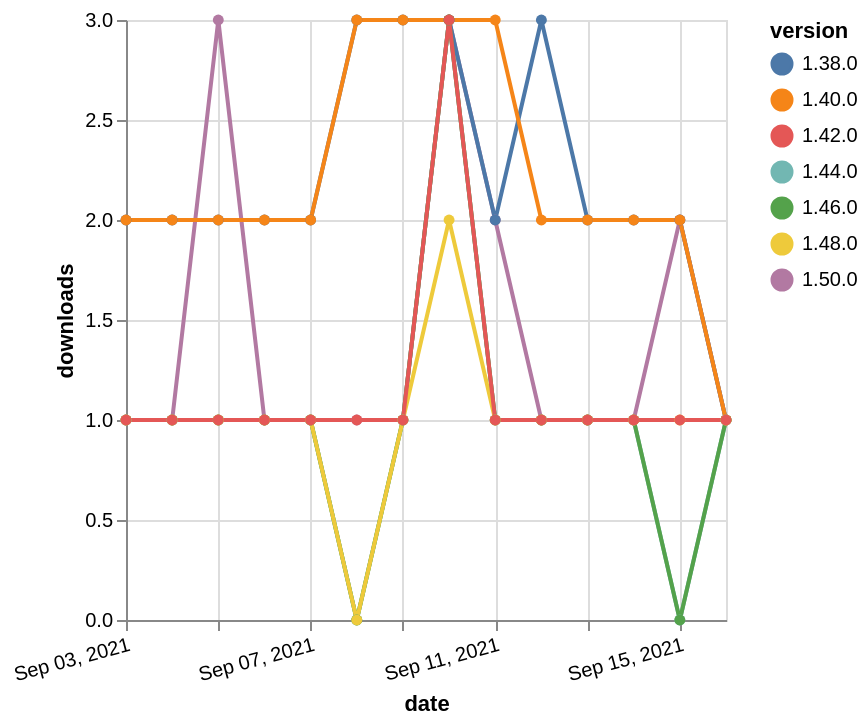

Vega-Lite specification for this chart:
### Vega-Lite specification from a JSON file in a GitHub repository (floating-point values rounded to 4 significant figures)
{"$schema": "https://vega.github.io/schema/vega-lite/v5.json", "description": "A simple bar chart with embedded data.", "data": {"values": [{"date": "2021-09-03", "total": 184, "delta": 1, "version": "1.50.0"}, {"date": "2021-09-04", "total": 185, "delta": 1, "version": "1.50.0"}, {"date": "2021-09-05", "total": 188, "delta": 3, "version": "1.50.0"}, {"date": "2021-09-06", "total": 189, "delta": 1, "version": "1.50.0"}, {"date": "2021-09-07", "total": 190, "delta": 1, "version": "1.50.0"}, {"date": "2021-09-08", "total": 191, "delta": 1, "version": "1.50.0"}, {"date": "2021-09-09", "total": 192, "delta": 1, "version": "1.50.0"}, {"date": "2021-09-10", "total": 195, "delta": 3, "version": "1.50.0"}, {"date": "2021-09-11", "total": 197, "delta": 2, "version": "1.50.0"}, {"date": "2021-09-12", "total": 198, "delta": 1, "version": "1.50.0"}, {"date": "2021-09-13", "total": 199, "delta": 1, "version": "1.50.0"}, {"date": "2021-09-14", "total": 200, "delta": 1, "version": "1.50.0"}, {"date": "2021-09-15", "total": 202, "delta": 2, "version": "1.50.0"}, {"date": "2021-09-16", "total": 203, "delta": 1, "version": "1.50.0"}, {"date": "2021-09-03", "total": 211, "delta": 1, "version": "1.44.0"}, {"date": "2021-09-04", "total": 212, "delta": 1, "version": "1.44.0"}, {"date": "2021-09-05", "total": 213, "delta": 1, "version": "1.44.0"}, {"date": "2021-09-06", "total": 214, "delta": 1, "version": "1.44.0"}, {"date": "2021-09-07", "total": 215, "delta": 1, "version": "1.44.0"}, {"date": "2021-09-08", "total": 215, "delta": 0, "version": "1.44.0"}, {"date": "2021-09-09", "total": 216, "delta": 1, "version": "1.44.0"}, {"date": "2021-09-10", "total": 219, "delta": 3, "version": "1.44.0"}, {"date": "2021-09-11", "total": 220, "delta": 1, "version": "1.44.0"}, {"date": "2021-09-12", "total": 221, "delta": 1, "version": "1.44.0"}, {"date": "2021-09-13", "total": 222, "delta": 1, "version": "1.44.0"}, {"date": "2021-09-14", "total": 223, "delta": 1, "version": "1.44.0"}, {"date": "2021-09-15", "total": 223, "delta": 0, "version": "1.44.0"}, {"date": "2021-09-16", "total": 224, "delta": 1, "version": "1.44.0"}, {"date": "2021-09-03", "total": 2339, "delta": 2, "version": "1.38.0"}, {"date": "2021-09-04", "total": 2341, "delta": 2, "version": "1.38.0"}, {"date": "2021-09-05", "total": 2343, "delta": 2, "version": "1.38.0"}, {"date": "2021-09-06", "total": 2345, "delta": 2, "version": "1.38.0"}, {"date": "2021-09-07", "total": 2347, "delta": 2, "version": "1.38.0"}, {"date": "2021-09-08", "total": 2350, "delta": 3, "version": "1.38.0"}, {"date": "2021-09-09", "total": 2353, "delta": 3, "version": "1.38.0"}, {"date": "2021-09-10", "total": 2356, "delta": 3, "version": "1.38.0"}, {"date": "2021-09-11", "total": 2358, "delta": 2, "version": "1.38.0"}, {"date": "2021-09-12", "total": 2361, "delta": 3, "version": "1.38.0"}, {"date": "2021-09-13", "total": 2363, "delta": 2, "version": "1.38.0"}, {"date": "2021-09-14", "total": 2365, "delta": 2, "version": "1.38.0"}, {"date": "2021-09-15", "total": 2367, "delta": 2, "version": "1.38.0"}, {"date": "2021-09-16", "total": 2368, "delta": 1, "version": "1.38.0"}, {"date": "2021-09-03", "total": 2306, "delta": 2, "version": "1.40.0"}, {"date": "2021-09-04", "total": 2308, "delta": 2, "version": "1.40.0"}, {"date": "2021-09-05", "total": 2310, "delta": 2, "version": "1.40.0"}, {"date": "2021-09-06", "total": 2312, "delta": 2, "version": "1.40.0"}, {"date": "2021-09-07", "total": 2314, "delta": 2, "version": "1.40.0"}, {"date": "2021-09-08", "total": 2317, "delta": 3, "version": "1.40.0"}, {"date": "2021-09-09", "total": 2320, "delta": 3, "version": "1.40.0"}, {"date": "2021-09-10", "total": 2323, "delta": 3, "version": "1.40.0"}, {"date": "2021-09-11", "total": 2326, "delta": 3, "version": "1.40.0"}, {"date": "2021-09-12", "total": 2328, "delta": 2, "version": "1.40.0"}, {"date": "2021-09-13", "total": 2330, "delta": 2, "version": "1.40.0"}, {"date": "2021-09-14", "total": 2332, "delta": 2, "version": "1.40.0"}, {"date": "2021-09-15", "total": 2334, "delta": 2, "version": "1.40.0"}, {"date": "2021-09-16", "total": 2335, "delta": 1, "version": "1.40.0"}, {"date": "2021-09-03", "total": 189, "delta": 1, "version": "1.46.0"}, {"date": "2021-09-04", "total": 190, "delta": 1, "version": "1.46.0"}, {"date": "2021-09-05", "total": 191, "delta": 1, "version": "1.46.0"}, {"date": "2021-09-06", "total": 192, "delta": 1, "version": "1.46.0"}, {"date": "2021-09-07", "total": 193, "delta": 1, "version": "1.46.0"}, {"date": "2021-09-08", "total": 193, "delta": 0, "version": "1.46.0"}, {"date": "2021-09-09", "total": 194, "delta": 1, "version": "1.46.0"}, {"date": "2021-09-10", "total": 197, "delta": 3, "version": "1.46.0"}, {"date": "2021-09-11", "total": 198, "delta": 1, "version": "1.46.0"}, {"date": "2021-09-12", "total": 199, "delta": 1, "version": "1.46.0"}, {"date": "2021-09-13", "total": 200, "delta": 1, "version": "1.46.0"}, {"date": "2021-09-14", "total": 201, "delta": 1, "version": "1.46.0"}, {"date": "2021-09-15", "total": 201, "delta": 0, "version": "1.46.0"}, {"date": "2021-09-16", "total": 202, "delta": 1, "version": "1.46.0"}, {"date": "2021-09-03", "total": 166, "delta": 1, "version": "1.48.0"}, {"date": "2021-09-04", "total": 167, "delta": 1, "version": "1.48.0"}, {"date": "2021-09-05", "total": 168, "delta": 1, "version": "1.48.0"}, {"date": "2021-09-06", "total": 169, "delta": 1, "version": "1.48.0"}, {"date": "2021-09-07", "total": 170, "delta": 1, "version": "1.48.0"}, {"date": "2021-09-08", "total": 170, "delta": 0, "version": "1.48.0"}, {"date": "2021-09-09", "total": 171, "delta": 1, "version": "1.48.0"}, {"date": "2021-09-10", "total": 173, "delta": 2, "version": "1.48.0"}, {"date": "2021-09-11", "total": 174, "delta": 1, "version": "1.48.0"}, {"date": "2021-09-12", "total": 175, "delta": 1, "version": "1.48.0"}, {"date": "2021-09-13", "total": 176, "delta": 1, "version": "1.48.0"}, {"date": "2021-09-14", "total": 177, "delta": 1, "version": "1.48.0"}, {"date": "2021-09-15", "total": 178, "delta": 1, "version": "1.48.0"}, {"date": "2021-09-16", "total": 179, "delta": 1, "version": "1.48.0"}, {"date": "2021-09-03", "total": 258, "delta": 1, "version": "1.42.0"}, {"date": "2021-09-04", "total": 259, "delta": 1, "version": "1.42.0"}, {"date": "2021-09-05", "total": 260, "delta": 1, "version": "1.42.0"}, {"date": "2021-09-06", "total": 261, "delta": 1, "version": "1.42.0"}, {"date": "2021-09-07", "total": 262, "delta": 1, "version": "1.42.0"}, {"date": "2021-09-08", "total": 263, "delta": 1, "version": "1.42.0"}, {"date": "2021-09-09", "total": 264, "delta": 1, "version": "1.42.0"}, {"date": "2021-09-10", "total": 267, "delta": 3, "version": "1.42.0"}, {"date": "2021-09-11", "total": 268, "delta": 1, "version": "1.42.0"}, {"date": "2021-09-12", "total": 269, "delta": 1, "version": "1.42.0"}, {"date": "2021-09-13", "total": 270, "delta": 1, "version": "1.42.0"}, {"date": "2021-09-14", "total": 271, "delta": 1, "version": "1.42.0"}, {"date": "2021-09-15", "total": 272, "delta": 1, "version": "1.42.0"}, {"date": "2021-09-16", "total": 273, "delta": 1, "version": "1.42.0"}]}, "width": "container", "mark": {"type": "line", "point": {"filled": true}}, "encoding": {"x": {"field": "date", "type": "temporal", "timeUnit": "yearmonthdate", "title": "date", "axis": {"labelAngle": -15}}, "y": {"field": "delta", "type": "quantitative", "title": "downloads"}, "color": {"field": "version", "type": "nominal"}, "tooltip": {"field": "delta"}}}
